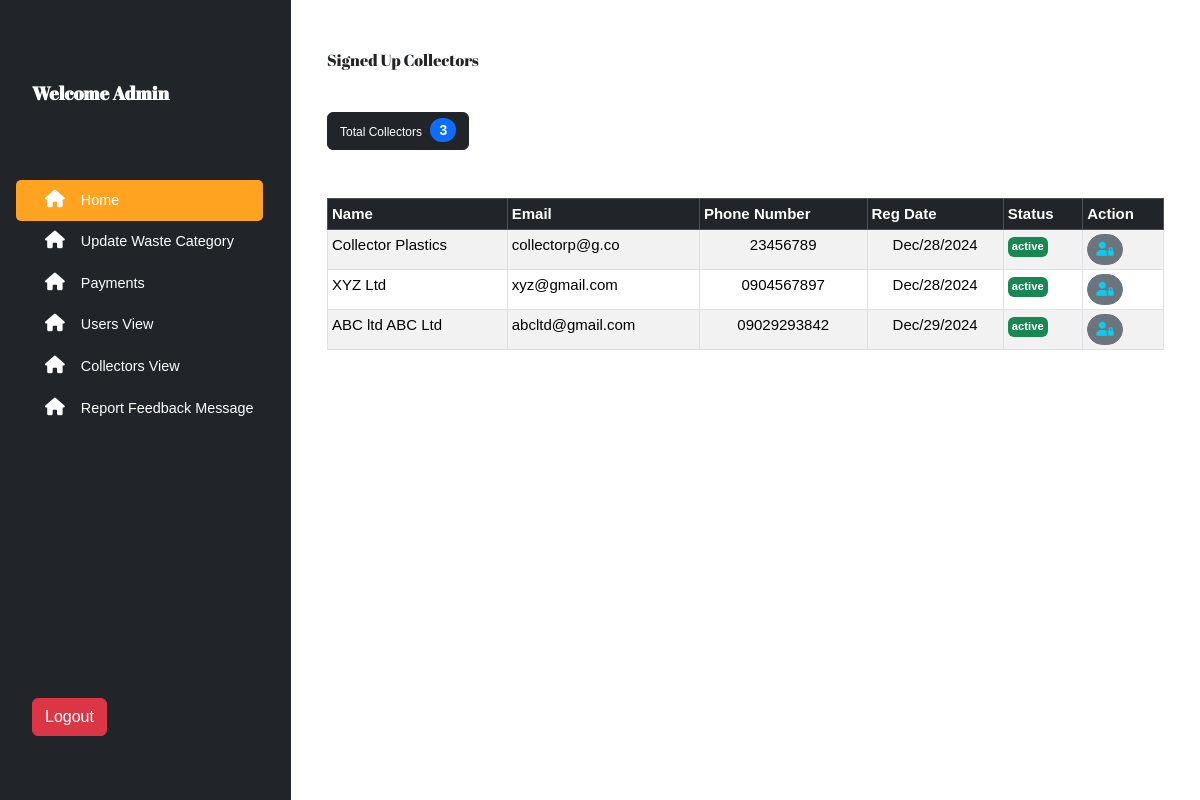
/ecoearn/collectorsview.php (signed in), run on the app's committed database.
### tables this page shows
CREATE TABLE `agent` (
  `agent_id` int(11) NOT NULL,
  `first_name` varchar(255) NOT NULL,
  `email_address` varchar(255) NOT NULL,
  `phone` varchar(255) NOT NULL,
  `password` varchar(255) NOT NULL,
  `last_name` varchar(255) NOT NULL,
  `created_date` timestamp NOT NULL DEFAULT current_timestamp(),
  `active_status` enum('active','restricted','','') NOT NULL DEFAULT 'active'
);

### ecoearn/classes/Db.php (called while the page is built, shortened)
<?php
class Db{
    private $dbname = DBNAME;
    private $dbuser = DBUSER;
    private $dbpass = DBPASS;
    private $dbhost = DBHOST;
    protected function connect(){
         $dsn ="mysql:host=$this->dbhost;dbname=$this->dbname";
         $option = [
            PDO::ATTR_ERRMODE=>PDO::ERRMODE_EXCEPTION
         ];
        try{
        $conn = new PDO($dsn,$this->dbuser,$this->dbpass,$option);
        return $conn;}
        catch(PDOException $e) {
          return $e->getMessage();
        }
    }
}
?>

### ecoearn/classes/Admin.php (called while the page is built, shortened)
<?php
require_once "Db.php";
class Admin extends Db{
            private $dbconn;
            function __construct(){
                $this->dbconn =  $this->connect();
            }
            public function getdetailscoll(){
                $sql = "SELECT * FROM agent ";
                $stmt = $this->dbconn->prepare($sql);
                $stmt->execute();
                $res = $stmt->fetchAll(PDO::FETCH_ASSOC);
                return $res;
            }
}
?>

### ecoearn/collectorsview.php (the view, shortened to what this page needs)
<?php
require_once "classes/Admin.php";
$ad=new Admin;
$userdeets=$ad->getdetailscoll();
?>
<!DOCTYPE html>
<html>
<head>
    <link href="https://cdn.lineicons.com/4.0/lineicons.css" rel="stylesheet" />
    <link href="fontawesome/css/all.css" rel="stylesheet" />
    <link href="bootstrap/css/bootstrap.min.css" rel="stylesheet"  type="text/css">
    <link rel="stylesheet" href="adminstyle.css" type="text/css" >
</head>
<body>
<div class="container-fluid ms-0 ps-0 mt-0">
        <div class="row">
                <div class="col-md-3 bg-dark"  >
                    <div class="d-flex flex-column  p-3" style="min-height: 100vh;" >
                            <div class="p-3 mt-5">
                                <div class="sidebar-logo">
                                    <a href="#">Welcome Admin</a>
                                </div>
                            </div>
                             <?php include_once "partials/adminmenu.php";?>
                    </div>
                </div>
            <div class="col-md-9" style="background-color:#fff;">
                    <div class="col-12 mt-5 mx-4" style="font-family:'Abril Fatface',sanserif">Signed Up Collectors</div>
                    <button type="button" class="btn btn-dark m-4" style="font-size:12px">Total Collectors <span class="badge bg-primary rounded-pill" style="font-size:14px; margin-left:5px;">
                        <?php echo count($userdeets);?>
                    </span>
                </button>
                    <div class="userstable mx-4 mt-4">
                    <?php
                        if(count($userdeets)>0) {?>
                            <table class="table table-hover table-striped table-sm table-bordered ">
                                <thead class="table-dark" style="border-radius:5px 5px">
                                    <tr>
                                        <th scope="col">Name</th>
                                        <th scope="col">Email</th>
                                        <th scope="col" >Phone Number</th>
                                        <th scope="col">Reg Date</th>
                                        <th scope="col">Status</th>
                                        <th scope="col">Action</th>
                                    </tr>
                                </thead>
                                <tbody>
                                <?php
                                foreach($userdeets as $val){?>
                                    <tr>
                                        <td scope="col"><?php echo $val['first_name']?></td>
                                        <td scope="col"><?php echo $val['email_address']?></td>
                                        <td scope="col" class="text-center"><?php echo $val['phone']?></td>
                                        <td scope="col" class="text-center"><?php echo date("M/d/Y",strtotime($val['created_date']))?></td>
                                        <td scope="col"><?php $astatus=$val['active_status']; if($astatus=='active'){echo "<span class='badge bg-success p-1'>".$astatus."</span>";}else{echo "<span class='badge bg-danger p-1'>".$astatus."</span>";}  ?></td>
                                        <td>
                                            <a href="process/collactivestatusreport.php?agentid=<?php echo $val['agent_id']?>&astatus=restricted"><button class="btn btn-sm btn-secondary rounded-pill px-2" id="btnapprove" value="Approve"><i class="fa-solid fa-user-lock text-info"></i></i></button></a>
                                        </td>
                                    </tr>
                                    <?php }?>
                                </tbody>
                            </table><?php }?>
                    </div>
            </div>
        </div>
</div>
</body>
</html>

### ecoearn/adminstyle.css (style rules this page uses)
body { box-sizing: border-box; margin: 0; padding: 0; }
a { text-decoration: none; }
body { font-family: 'Arial', sans-serif; }
.sidebar-logo { margin: auto 0; }
.sidebar-logo a { color:white; font-size: 1.15rem; font-weight: 600; font-family: 'Abril Fatface','Arial Narrow Bold', sans-serif; }

### ecoearn/collectorsview.php (style rules this page uses)
body { margin:0px; padding:0px; }
.userstable { font-size: 15px; }

### data on the page
agent: first_name "Collector Plastics", email_address "collectorp@g.co", phone "23456789", created_date "Dec/28/2024", active_status "active"
agent: first_name "XYZ Ltd", email_address "xyz@gmail.com", phone "0904567897", created_date "Dec/28/2024", active_status "active"
agent: first_name "ABC ltd ABC Ltd", email_address "abcltd@gmail.com", phone "09029293842", created_date "Dec/29/2024", active_status "active"

### other printed values
count($userdeets) "3"
